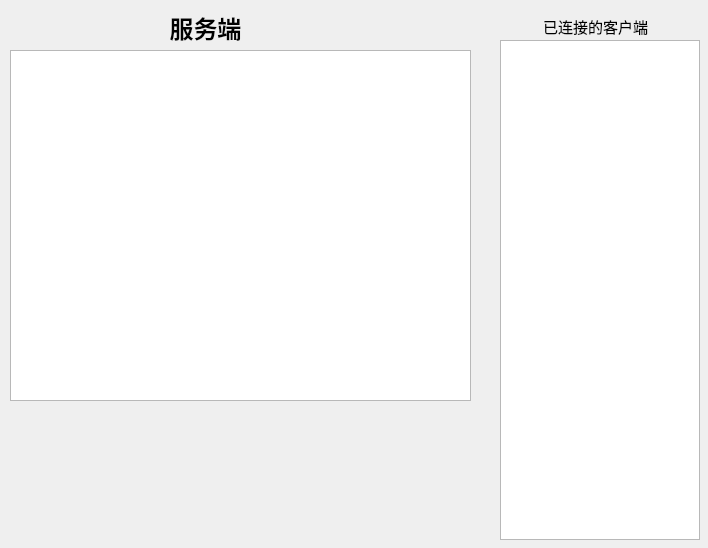
<?xml version="1.0" encoding="UTF-8"?>
<ui version="4.0">
 <class>Widget</class>
 <widget class="QWidget" name="Widget">
  <property name="geometry">
   <rect>
    <x>0</x>
    <y>0</y>
    <width>708</width>
    <height>548</height>
   </rect>
  </property>
  <property name="windowTitle">
   <string>Widget</string>
  </property>
  <widget class="QLabel" name="label">
   <property name="geometry">
    <rect>
     <x>160</x>
     <y>10</y>
     <width>91</width>
     <height>31</height>
    </rect>
   </property>
   <property name="text">
    <string>&lt;html&gt;&lt;head/&gt;&lt;body&gt;&lt;p align=&quot;center&quot;&gt;&lt;span style=&quot; font-size:18pt; font-weight:700;&quot;&gt;服务端&lt;/span&gt;&lt;/p&gt;&lt;/body&gt;&lt;/html&gt;</string>
   </property>
  </widget>
  <widget class="QTextEdit" name="gettextEdit">
   <property name="geometry">
    <rect>
     <x>10</x>
     <y>50</y>
     <width>461</width>
     <height>351</height>
    </rect>
   </property>
  </widget>
  <widget class="QTableView" name="tableView">
   <property name="geometry">
    <rect>
     <x>500</x>
     <y>40</y>
     <width>200</width>
     <height>500</height>
    </rect>
   </property>
   <property name="minimumSize">
    <size>
     <width>200</width>
     <height>500</height>
    </size>
   </property>
   <property name="maximumSize">
    <size>
     <width>200</width>
     <height>500</height>
    </size>
   </property>
  </widget>
  <widget class="QLabel" name="label_2">
   <property name="geometry">
    <rect>
     <x>500</x>
     <y>15</y>
     <width>191</width>
     <height>21</height>
    </rect>
   </property>
   <property name="text">
    <string>&lt;html&gt;&lt;head/&gt;&lt;body&gt;&lt;p align=&quot;center&quot;&gt;&lt;span style=&quot; font-size:11pt;&quot;&gt;已连接的客户端&lt;/span&gt;&lt;/p&gt;&lt;/body&gt;&lt;/html&gt;</string>
   </property>
  </widget>
 </widget>
 <resources/>
 <connections/>
</ui>
